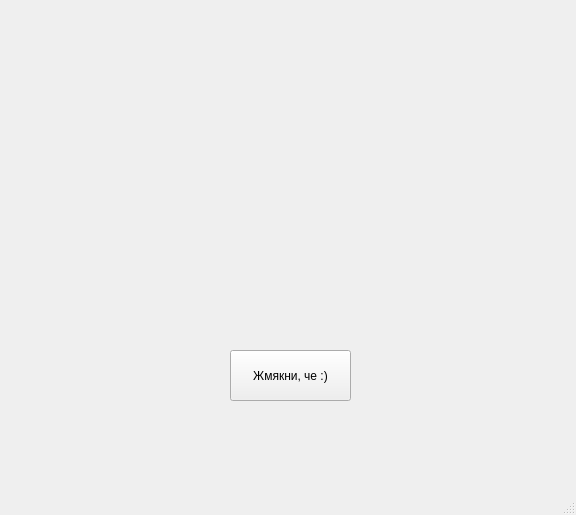
<?xml version="1.0" encoding="UTF-8"?>
<ui version="4.0">
 <class>MainWindow</class>
 <widget class="QMainWindow" name="MainWindow">
  <property name="geometry">
   <rect>
    <x>0</x>
    <y>0</y>
    <width>576</width>
    <height>515</height>
   </rect>
  </property>
  <property name="windowTitle">
   <string>MainWindow</string>
  </property>
  <widget class="QWidget" name="centralwidget">
   <widget class="QPushButton" name="pushButton">
    <property name="geometry">
     <rect>
      <x>230</x>
      <y>350</y>
      <width>121</width>
      <height>51</height>
     </rect>
    </property>
    <property name="text">
     <string>Жмякни, че :)</string>
    </property>
   </widget>
  </widget>
  <widget class="QMenuBar" name="menubar">
   <property name="geometry">
    <rect>
     <x>0</x>
     <y>0</y>
     <width>576</width>
     <height>21</height>
    </rect>
   </property>
  </widget>
  <widget class="QStatusBar" name="statusbar"/>
 </widget>
 <resources/>
 <connections/>
</ui>
